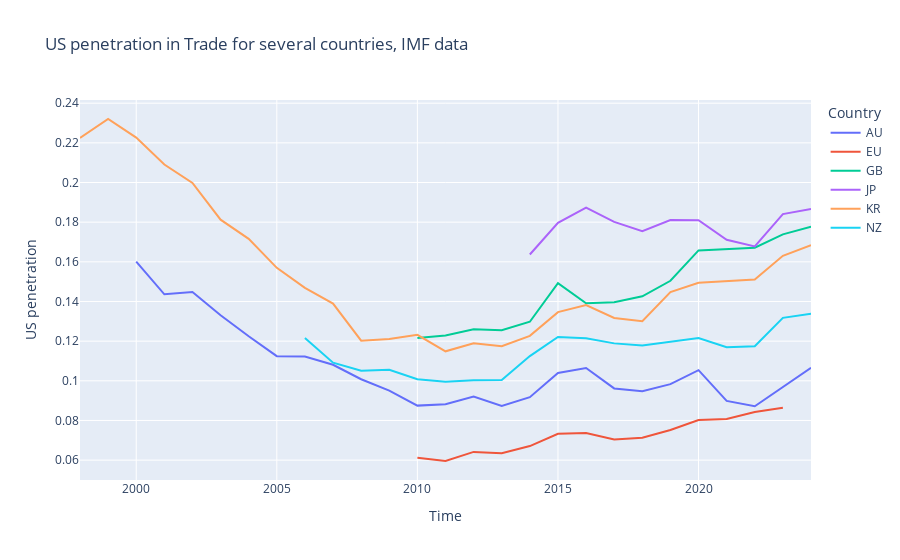

The cell this chart's notebook holds for it:
### Code cell
px.line(
    us_penetration[us_penetration["REF_AREA"]!="CA"],
    y="US penetration",
    color="REF_AREA",
    labels={
        "REF_AREA" : "Country",
        "TIME_PERIOD" : "Time",
    }, title="US penetration in Trade for several countries, IMF data"
)

### Figure 1 — Plotly figure (JSON) as saved in the notebook; plotly's stock layout.template omitted (floating-point values rounded to 4 significant figures)
{"data": [{"hovertemplate": "Country=AU<br>Time=%{x}<br>US penetration=%{y}<extra></extra>", "legendgroup": "AU", "line": {"color": "#636efa", "dash": "solid"}, "marker": {"symbol": "circle"}, "mode": "lines", "name": "AU", "orientation": "v", "showlegend": true, "type": "scatter", "x": [2000, 2001, 2002, 2003, 2004, 2005, 2006, 2007, 2008, 2009, 2010, 2011, 2012, 2013, 2014, 2015, 2016, 2017, 2018, 2019, 2020, 2021, 2022, 2023, 2024], "xaxis": "x", "y": [0.1601, 0.1436, 0.1448, 0.133, 0.1225, 0.1124, 0.1123, 0.1081, 0.1008, 0.09509, 0.08749, 0.0882, 0.09212, 0.08737, 0.09175, 0.104, 0.1064, 0.09617, 0.09471, 0.09833, 0.1054, 0.08987, 0.08719, 0.09708, 0.1066], "yaxis": "y"}, {"hovertemplate": "Country=EU<br>Time=%{x}<br>US penetration=%{y}<extra></extra>", "legendgroup": "EU", "line": {"color": "#EF553B", "dash": "solid"}, "marker": {"symbol": "circle"}, "mode": "lines", "name": "EU", "orientation": "v", "showlegend": true, "type": "scatter", "x": [2010, 2011, 2012, 2013, 2014, 2015, 2016, 2017, 2018, 2019, 2020, 2021, 2022, 2023], "xaxis": "x", "y": [0.06118, 0.05957, 0.06416, 0.06352, 0.06709, 0.0733, 0.0737, 0.07045, 0.07129, 0.07519, 0.08025, 0.08076, 0.08429, 0.08646], "yaxis": "y"}, {"hovertemplate": "Country=GB<br>Time=%{x}<br>US penetration=%{y}<extra></extra>", "legendgroup": "GB", "line": {"color": "#00cc96", "dash": "solid"}, "marker": {"symbol": "circle"}, "mode": "lines", "name": "GB", "orientation": "v", "showlegend": true, "type": "scatter", "x": [2010, 2011, 2012, 2013, 2014, 2015, 2016, 2017, 2018, 2019, 2020, 2021, 2022, 2023, 2024], "xaxis": "x", "y": [0.1216, 0.1229, 0.1259, 0.1255, 0.1298, 0.1492, 0.1391, 0.1397, 0.1426, 0.1505, 0.1658, 0.1665, 0.1671, 0.1739, 0.1778], "yaxis": "y"}, {"hovertemplate": "Country=JP<br>Time=%{x}<br>US penetration=%{y}<extra></extra>", "legendgroup": "JP", "line": {"color": "#ab63fa", "dash": "solid"}, "marker": {"symbol": "circle"}, "mode": "lines", "name": "JP", "orientation": "v", "showlegend": true, "type": "scatter", "x": [2014, 2015, 2016, 2017, 2018, 2019, 2020, 2021, 2022, 2023, 2024], "xaxis": "x", "y": [0.1637, 0.1797, 0.1873, 0.1801, 0.1754, 0.181, 0.181, 0.1711, 0.1678, 0.1841, 0.1866], "yaxis": "y"}, {"hovertemplate": "Country=KR<br>Time=%{x}<br>US penetration=%{y}<extra></extra>", "legendgroup": "KR", "line": {"color": "#FFA15A", "dash": "solid"}, "marker": {"symbol": "circle"}, "mode": "lines", "name": "KR", "orientation": "v", "showlegend": true, "type": "scatter", "x": [1998, 1999, 2000, 2001, 2002, 2003, 2004, 2005, 2006, 2007, 2008, 2009, 2010, 2011, 2012, 2013, 2014, 2015, 2016, 2017, 2018, 2019, 2020, 2021, 2022, 2023, 2024], "xaxis": "x", "y": [0.2225, 0.232, 0.2227, 0.209, 0.1998, 0.1813, 0.1716, 0.157, 0.1469, 0.1389, 0.1202, 0.1211, 0.1232, 0.1149, 0.1189, 0.1174, 0.1227, 0.1346, 0.1382, 0.1317, 0.1301, 0.1447, 0.1495, 0.1502, 0.1511, 0.163, 0.1684], "yaxis": "y"}, {"hovertemplate": "Country=NZ<br>Time=%{x}<br>US penetration=%{y}<extra></extra>", "legendgroup": "NZ", "line": {"color": "#19d3f3", "dash": "solid"}, "marker": {"symbol": "circle"}, "mode": "lines", "name": "NZ", "orientation": "v", "showlegend": true, "type": "scatter", "x": [2006, 2007, 2008, 2009, 2010, 2011, 2012, 2013, 2014, 2015, 2016, 2017, 2018, 2019, 2020, 2021, 2022, 2023, 2024], "xaxis": "x", "y": [0.1216, 0.1091, 0.1051, 0.1055, 0.1008, 0.09956, 0.1002, 0.1004, 0.1125, 0.1221, 0.1214, 0.1189, 0.1179, 0.1195, 0.1215, 0.117, 0.1174, 0.1318, 0.1338], "yaxis": "y"}], "layout": {"legend": {"title": {"text": "Country"}, "tracegroupgap": 0}, "title": {"text": "US penetration in Trade for several countries, IMF data"}, "xaxis": {"anchor": "y", "domain": [0, 1], "title": {"text": "Time"}}, "yaxis": {"anchor": "x", "domain": [0, 1], "title": {"text": "US penetration"}}}}
